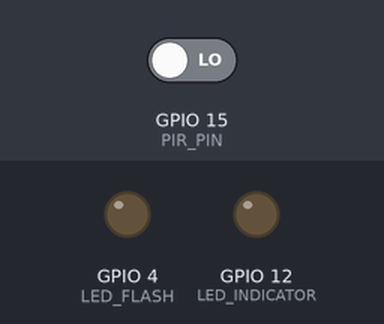
Recording of a sketch running on a simulated ESP32. Shown: output pins drawn as LEDs (lit = HIGH). The inputs (shaded band) are chosen by the test bench; at power-on: GPIO 15 (PIR_PIN) LOW. WiFi joins after 1.5 s; servers stay silent unless stated; uploads are accepted with an empty reply; the camera gives no picture; what the sketch prints to the serial monitor is not drawn.

Above: at 3.0 s.
3.1 s: GPIO 15 (PIR_PIN) driven HIGH
At 3.26 s:
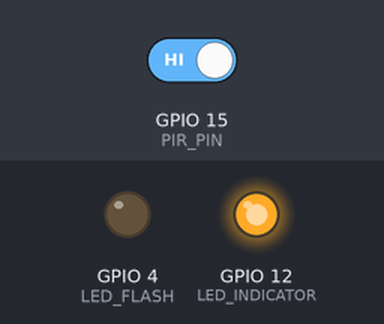
Timing chart, 0 to 10.1 s (numbered marks = the images above; inputs shaded):
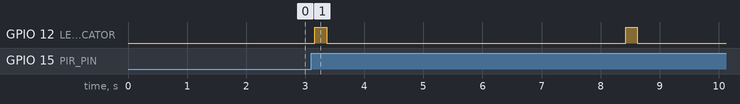

Measured:
- after the input at 3.1 s, GPIO 12 (LED_INDICATOR): alternates HIGH for 0.20 s and LOW for 5.1 s, starting after 0.06 s

The sketch:

wildvision.ino
```cpp
#include "esp_camera.h"
#include <WiFi.h>
#include <HTTPClient.h>

// Konfigurasi pin ESP32-CAM AI-Thinker
#define PWDN_GPIO_NUM  32
#define RESET_GPIO_NUM -1
#define XCLK_GPIO_NUM  0
#define SIOD_GPIO_NUM  26
#define SIOC_GPIO_NUM  27
#define Y9_GPIO_NUM    35
#define Y8_GPIO_NUM    34
#define Y7_GPIO_NUM    39
#define Y6_GPIO_NUM    36
#define Y5_GPIO_NUM    21
#define Y4_GPIO_NUM    19
#define Y3_GPIO_NUM    18
#define Y2_GPIO_NUM    5
#define VSYNC_GPIO_NUM 25
#define HREF_GPIO_NUM  23
#define PCLK_GPIO_NUM  22

#define LED_FLASH      4  // Flash dimatikan
#define PIR_PIN       15  // Pin sensor PIR
#define LED_INDICATOR 12  // LED Indikator (menyala saat mengirim foto)

const char* ssid = "ssid";
const char* password = "pw";
const char* serverUrl = "server:port/upload"; // FIXED

void startCamera() {
  camera_config_t config;
  config.ledc_channel = LEDC_CHANNEL_0;
  config.ledc_timer = LEDC_TIMER_0;
  config.pin_d0 = Y2_GPIO_NUM;
  config.pin_d1 = Y3_GPIO_NUM;
  config.pin_d2 = Y4_GPIO_NUM;
  config.pin_d3 = Y5_GPIO_NUM;
  config.pin_d4 = Y6_GPIO_NUM;
  config.pin_d5 = Y7_GPIO_NUM;
  config.pin_d6 = Y8_GPIO_NUM;
  config.pin_d7 = Y9_GPIO_NUM;
  config.pin_xclk = XCLK_GPIO_NUM;
  config.pin_pclk = PCLK_GPIO_NUM;
  config.pin_vsync = VSYNC_GPIO_NUM;
  config.pin_href = HREF_GPIO_NUM;
  config.pin_sccb_sda = SIOD_GPIO_NUM;
  config.pin_sccb_scl = SIOC_GPIO_NUM;
  config.pin_pwdn = PWDN_GPIO_NUM;
  config.pin_reset = RESET_GPIO_NUM;
  config.xclk_freq_hz = 20000000;
  config.pixel_format = PIXFORMAT_JPEG;

  if (psramFound()) {
    config.frame_size = FRAMESIZE_UXGA;
    config.jpeg_quality = 10;
    config.fb_count = 2;
  } else {
    config.frame_size = FRAMESIZE_SVGA;
    config.jpeg_quality = 12;
    config.fb_count = 1;
  }

  esp_err_t err = esp_camera_init(&config);
  if (err != ESP_OK) {
    Serial.println("Kamera gagal diinisialisasi");
    return;
  }
}

void sendPhoto(camera_fb_t *fb) {
  if (!fb) {
    Serial.println("Gagal mengambil foto!");
    return;
  }

  WiFiClient client;
  HTTPClient http;

  Serial.println("Mengirim foto...");
  http.begin(client, serverUrl);
  http.addHeader("Content-Type", "image/jpeg");

  digitalWrite(LED_INDICATOR, HIGH);  // LED indikator menyala saat mengirim

  int httpResponseCode = http.POST(fb->buf, fb->len);

  if (httpResponseCode > 0) {
    Serial.println("Foto berhasil dikirim! Kode: " + String(httpResponseCode));
  } else {
    Serial.println("Gagal mengirim foto, kode: " + String(httpResponseCode));
  }

  http.end();
  digitalWrite(LED_INDICATOR, LOW);  // Matikan LED setelah selesai
}

void takePhoto() {
  camera_fb_t *fb = esp_camera_fb_get();
  if (!fb) {
    Serial.println("Gagal mengambil foto");
    return;
  }

  sendPhoto(fb);
  esp_camera_fb_return(fb);
}

void setup() {
  Serial.begin(115200);

  pinMode(PIR_PIN, INPUT);
  pinMode(LED_FLASH, OUTPUT);
  digitalWrite(LED_FLASH, LOW);  // Matikan Flash
  pinMode(LED_INDICATOR, OUTPUT);
  digitalWrite(LED_INDICATOR, LOW);  // Matikan LED indikator

  WiFi.begin(ssid, password);
  Serial.print("Menghubungkan ke WiFi");
  while (WiFi.status() != WL_CONNECTED) {
    delay(500);
    Serial.print(".");
  }
  Serial.println("\nTerhubung ke WiFi");

  startCamera();
}

void loop() {
  if (digitalRead(PIR_PIN) == HIGH) {
    Serial.println("Gerakan terdeteksi! Mengambil foto...");
    takePhoto();
    delay(5000); // Hindari pengambilan foto terus-menerus
  }
}
```
